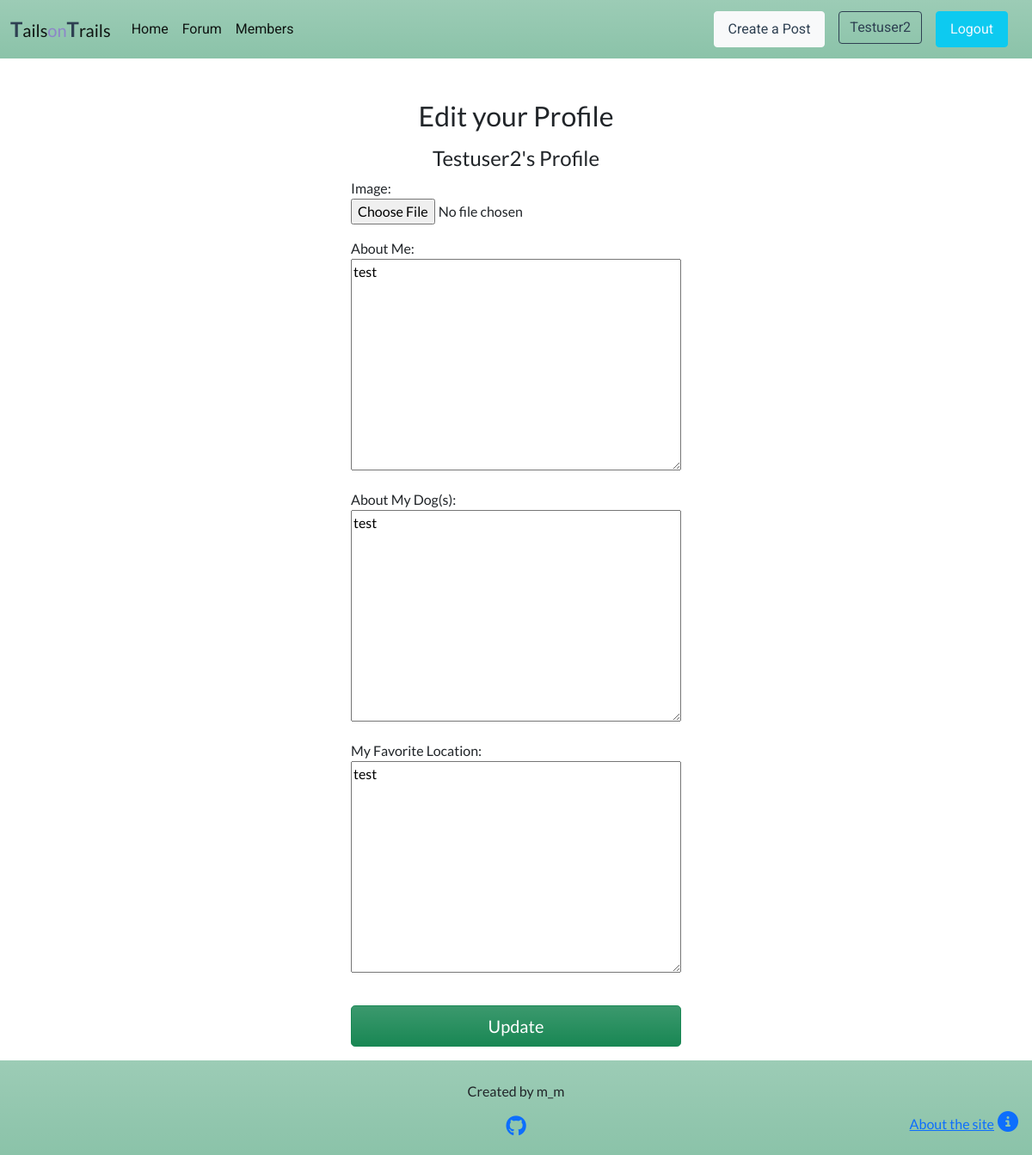
Before: /edit_profile/ (signed in) with the older database file.
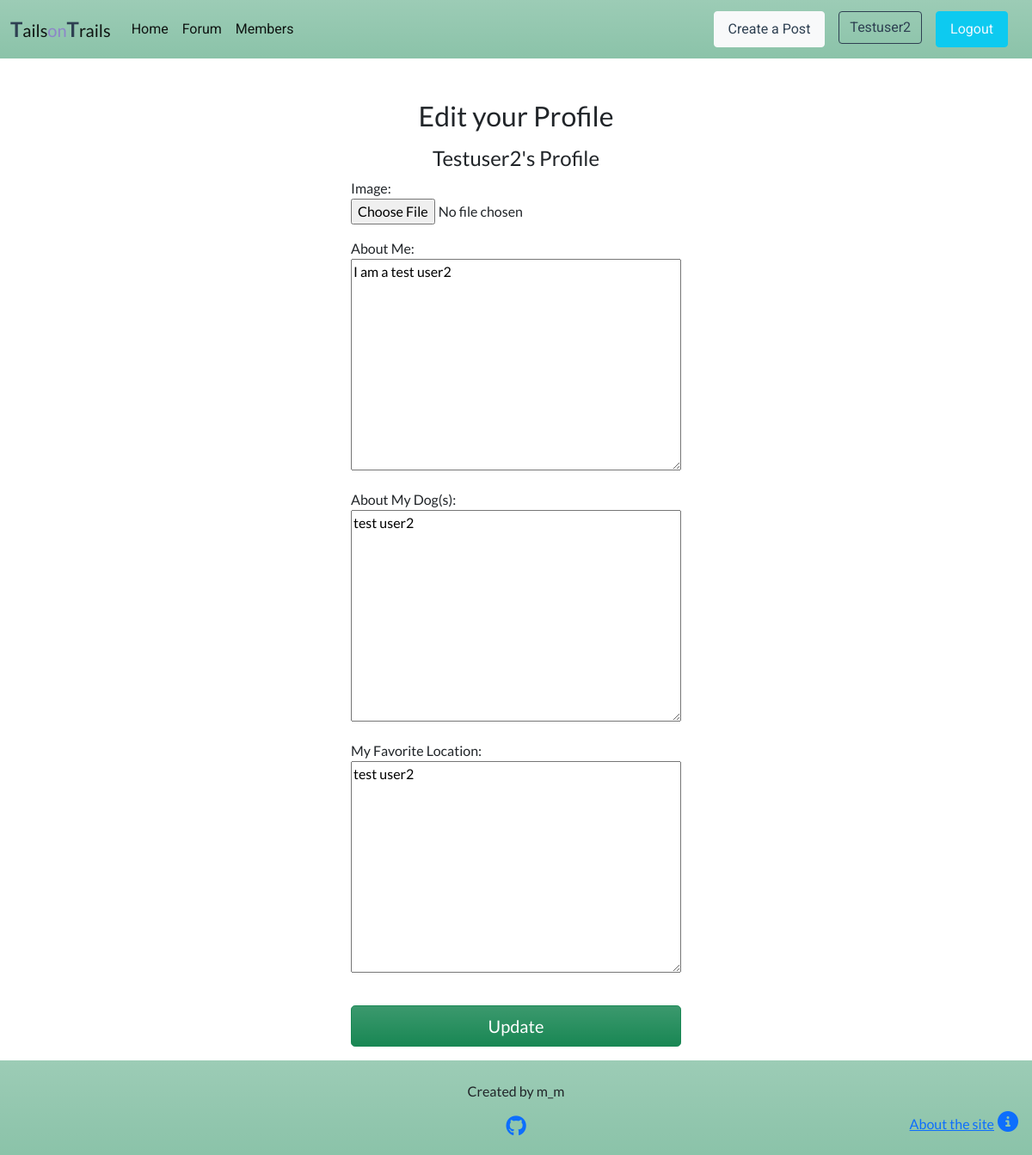
After: the same page with the newer database file.
### forum/models.py (models this page shows, shortened)
class Profile(models.Model):
    user = models.OneToOneField(User, on_delete=models.CASCADE)
    featured_image = CloudinaryField('image', default='placeholder')
    about_me = models.TextField(max_length=300, blank=True)
    about_dog = models.TextField(max_length=300, blank=True)
    favorite_location = models.TextField(max_length=100, blank=True)

### forum/views.py (the view)
# urls.py: path('edit_profile/', views.edit_profile, name='profile_edit'),
@login_required
def edit_profile(request):
    profile = get_object_or_404(Profile, user=request.user)
    if request.method == 'POST':
        form = ProfileEditForm(
                            request.POST or None,
                            request.FILES,
                            instance=profile)
        if form.is_valid():
            form.save()
            messages.success(request, 'Your profile is successfully updated')
            return redirect('posts')
        else:
            messages.error(request,
                           ('Update failed. Please ensure'
                            'the form is valid.'))
    else:
        form = ProfileEditForm(instance=profile)
    template = 'profile_edit.html'
    context = {'form': form, }
    return render(request, template, context)

### forum/forms.py
class ProfileEditForm(forms.ModelForm):
    featured_image = forms.FileField(label='Image')
    about_me = forms.CharField(
                            label='About Me:',
                            required=False,
                            max_length=300,
                            widget=forms.Textarea)
    about_dog = forms.CharField(
                            label='About My Dog(s):',
                            required=False,
                            max_length=300,
                            widget=forms.Textarea)
    favorite_location = forms.CharField(
                                    label='My Favorite Location:',
                                    required=False,
                                    max_length=100,
                                    widget=forms.Textarea, )
    class Meta:
        model = Profile
        fields = (
                'featured_image', 'about_me',
                'about_dog', 'favorite_location')

### templates/profile_edit.html (shortened to what this page needs)
{% extends "base.html" %}
{% block content %}
<div class="col-12 col-md-6 offset-md-3 col-lg-4 offset-lg-4">
    <h2 class="mt-5 text-center">Edit your Profile</h2>
    <h4 class="mt-3 text-center">{{user.username|title}}'s Profile</h4>
    <form method="POST" enctype="multipart/form-data" class="ms-2 me-2">
        {{ form.as_p }}
        <input type="submit" value="Update" class="btn btn-success btn-lg bg-gradient mt-3 mb-3">
    </form>
</div>
{% endblock %}

Changed rows visible on the page:
changed Profile: about_me "test" → "I am a test user2"; about_dog "test" → "test user2"; favorite_location "test" → "test user2"
